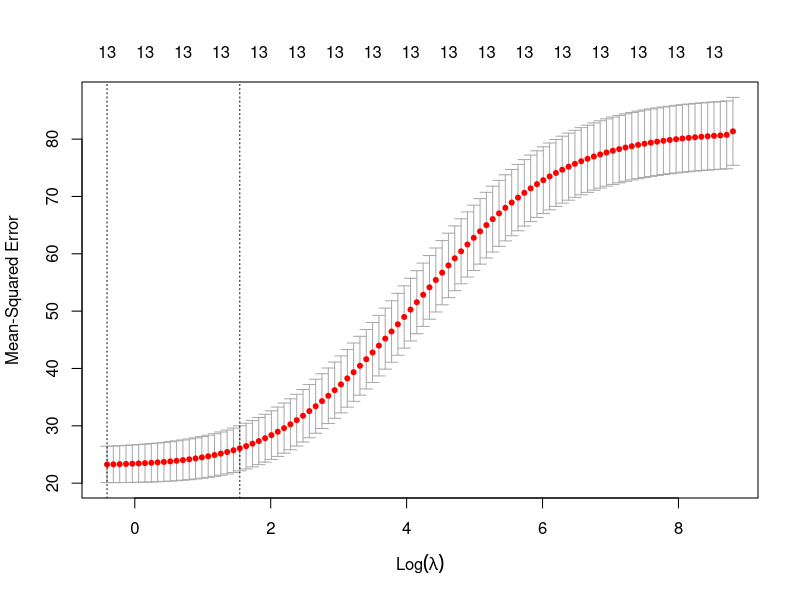
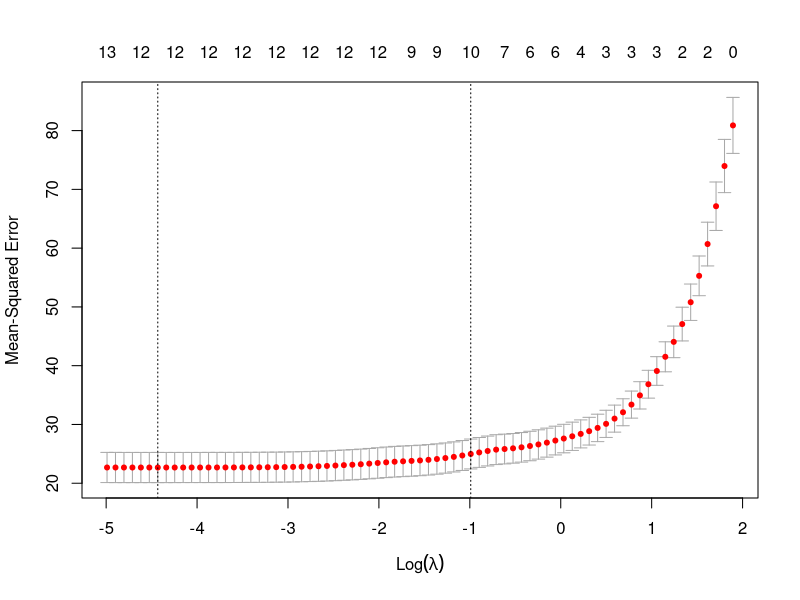

These charts were generated, in order, by the following R code:
# Ridge & Lasso & Elastic Regression
# 패널티 회귀분석(Panalized regression analysis) 라고도 함

# 지나치게 많은 독립변수를 갖는 모델에 페널티를 부과하는 방식으로 간명한 회귀모델을 생성
# 모델의 성능에 크게 기여하지 못하는 변수의 영향력을 축소하거나 모델에서 제거
# 최소자승법에 의한 잔차(관측값-예측값)의 제곱합과 페널티항의 합이 최소가 되는 회귀계수를 추정



rm(list=ls())

library(MASS)
str(Boston)

library(caret)
set.seed(123)
train <- createDataPartition(y=Boston$medv, p=0.7, list = FALSE)
head(train)

Boston.train <- Boston[train,]
Boston.test <- Boston[-train,]

nrow(Boston.train)
nrow(Boston.test)

library(glmnet)

x <- model.matrix(medv ~ ., Boston.train)
head(x)
x <- model.matrix(medv ~ ., Boston.train)[,-1]
y <- Boston.train$medv


# Ridge Regression Analysis

Boston.cv <- cv.glmnet(x=x, y=y, family = "gaussian", alpha = 0)
plot(Boston.cv)
str(Boston.cv)

Boston.cv$lambda.min
log(Boston.cv$lambda.min)

Boston.gnet <- glmnet(x = x, y = y, family="gaussian", alpha = 0, lambda = Boston.cv$lambda.min)

coef(Boston.gnet)


Boston.test.x <- model.matrix(medv ~ ., Boston.test)[,-1]
Boston.pred <- predict(Boston.gnet, newx=Boston.test.x)
head(Boston.pred)


# 성능평가지표 MSE RMSE MAE 구하기

postResample(pred=Boston.pred, obs = Boston.test$medv)



# Lasso Regression Analysis

set.seed(123)
Boston.cv <- cv.glmnet(x=x, y=y, family = "gaussian", alpha = 1)

plot(Boston.cv)

Boston.cv$lambda.min
log(Boston.cv$lambda.min)


Boston.cv$lambda.1se
log(Boston.cv$lambda.1se)

coef(Boston.cv, Boston.cv$lambda.min)
coef(Boston.cv, Boston.cv$lambda.1se)


Boston.gnet1 <- glmnet(x = x, y = y, family="gaussian", alpha = 1, lambda = Boston.cv$lambda.min)
Boston.pred1 <- predict(Boston.gnet1, newx=Boston.test.x)

Boston.gnet2 <- glmnet(x = x, y = y, family="gaussian", alpha = 1, lambda = Boston.cv$lambda.1se)
Boston.pred2 <- predict(Boston.gnet2, newx=Boston.test.x)

# 성능평가지표 MSE RMSE MAE 구하기

postResample(pred=Boston.pred1, obs = Boston.test$medv)
postResample(pred=Boston.pred2, obs = Boston.test$medv)
